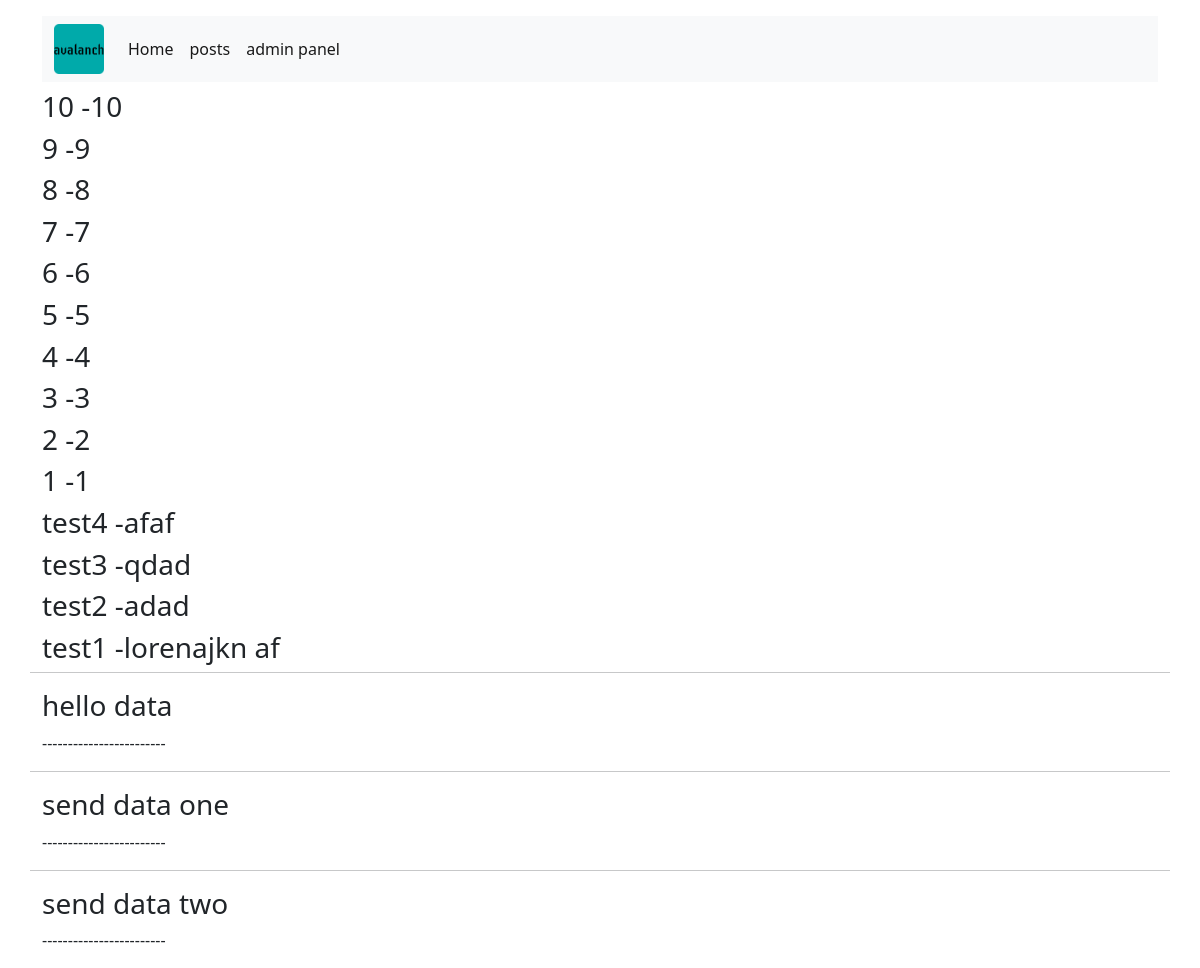
The app's page /, older data.
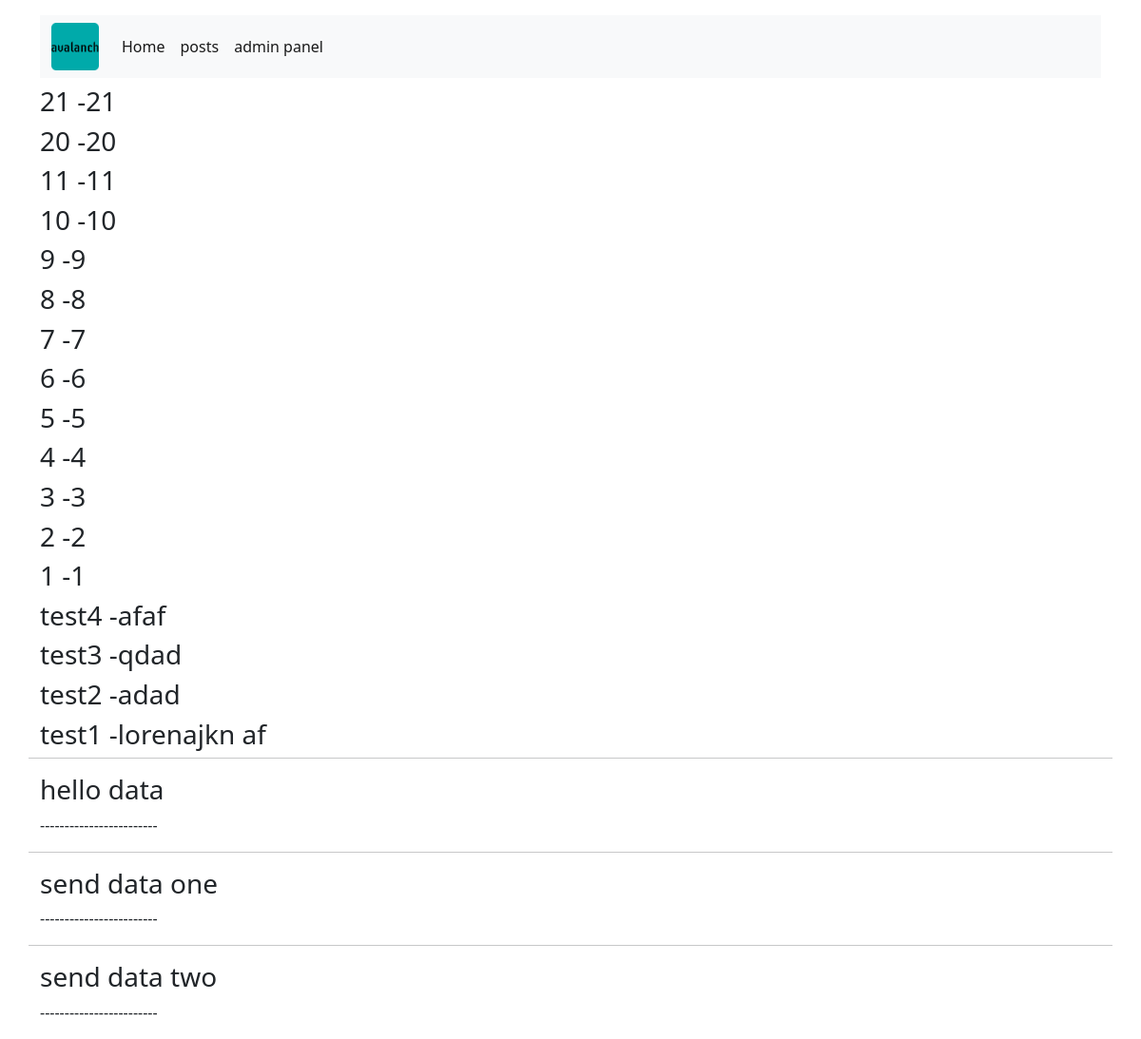
The same page, newer data.
### posts/models.py (models this page shows, shortened)
class Post(models.Model):
    title = models.CharField(max_length=200)
    body = models.TextField()
    liked = models.ManyToManyField(User, blank=True)
    author = models.ForeignKey(Profile, on_delete=models.CASCADE)
    updated = models.DateTimeField(auto_now=True)
    created = models.DateTimeField(auto_now_add=True)
    class Meta:
        ordering = ('-created',)  # remember that is tuple!!

### posts/views.py (the view)
# urls.py: path('', post_list, name='post-list'),
def post_list(request):
    posts = Post.objects.all()
    return render(request, 'posts/post.html', {
        'posts': posts
    })

### templates/posts/post.html (shortened to what this page needs)
{% extends 'shared/base.html' %}
{% load static %}
{% block content %}
    <div class="row">
        <div class="col-md-12">
            {% for post in posts %}
                <h3>{{ post.title }} -{{ post.body }}</h3>
            {% endfor %}
        </div>
        <hr>
        <div class="col-md-12">
            <h3>hello data</h3>
            <p>------------------------</p>
        </div>
        <hr>
        <div class="col-md-12">
            <h3>send data one</h3>
            <p>------------------------</p>
        </div>
        <hr>
        <div class="col-md-12">
            <h3>send data two</h3>
            <p>------------------------</p>
        </div>
    </div>
{% endblock %}

Row changes from the older to the newer data that the page shows:
added Post: title "21", body "21"
added Post: title "20", body "20"
added Post: title "11", body "11"
